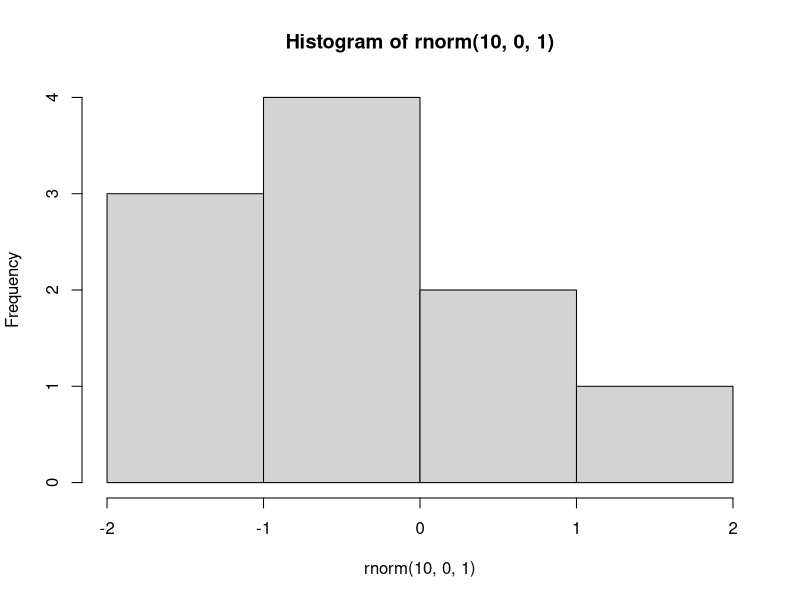
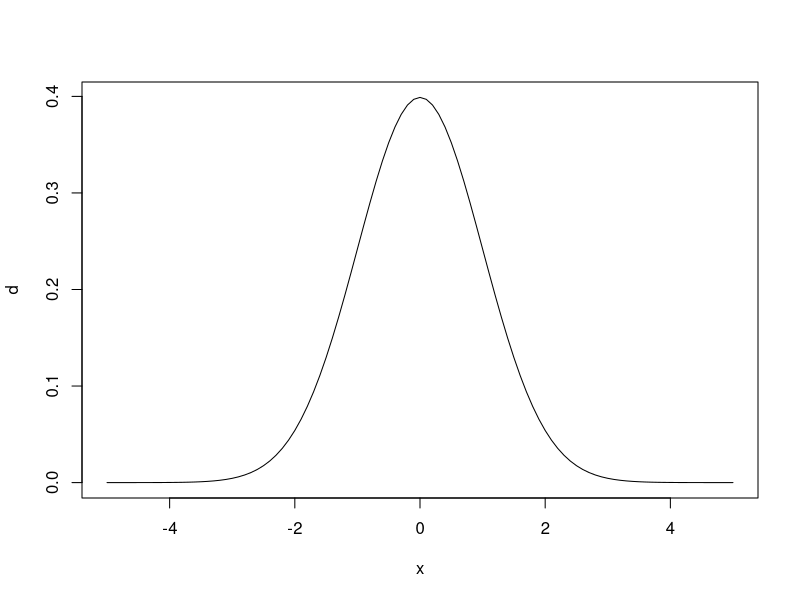
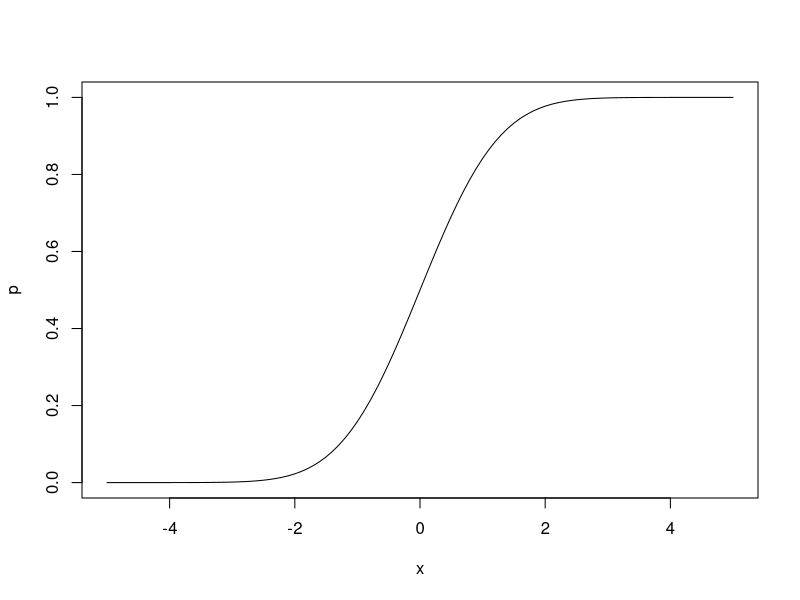
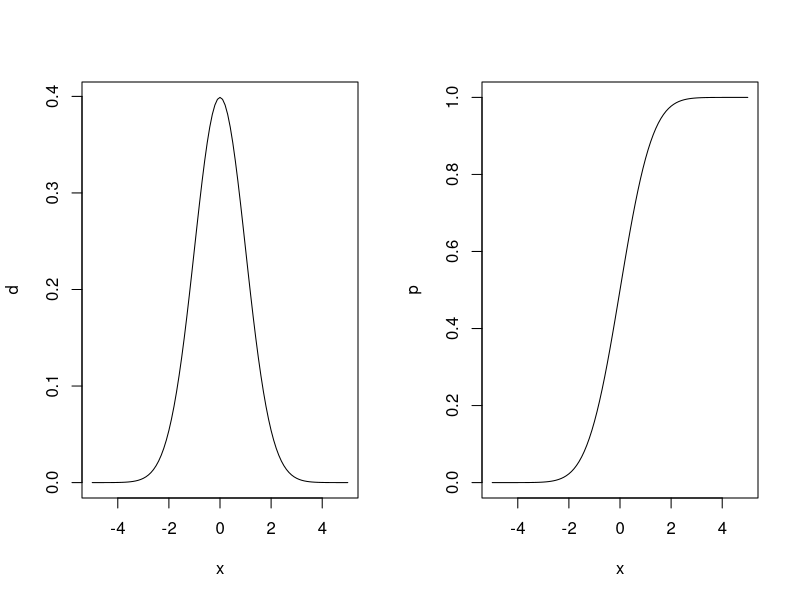

Generate these figures, in order, with R:
## ---- chunk 1
runif(10, 0, 1)
## ---- chunk 2
set.seed(123)
runif(10, 0, 1)
set.seed(123)
runif(10, 0, 1)
## ---- chunk 3
dnorm(0, 0, 1)
## ---- chunk 4
dnorm(-100, 0, 1, log = TRUE)
## ---- chunk 5
log(dnorm(-100, 0, 1))
## ---- chunk 6
pnorm(0, 0, 1)
## ---- chunk 7
qnorm(0.5, 0, 1)
## ---- chunk 8
rnorm(10, 0, 1)
## ---- chunk 9
hist(rnorm(10, 0, 1))
## ---- chunk 10
pnorm(c(1, 2, 3), 0, 1)
## ---- chunk 11
x <- seq(-5, 5, 0.1)
d <- dnorm(x, 0, 1)
plot(x, d, type = "l")
## ---- chunk 12
x <- seq(-5, 5, 0.1)
p <- pnorm(x, 0, 1)
plot(x, p, type = "l")
## ---- chunk 13
par(mfrow = c(1, 2))
plot(x, d, type = "l")
plot(x, p, type = "l")
